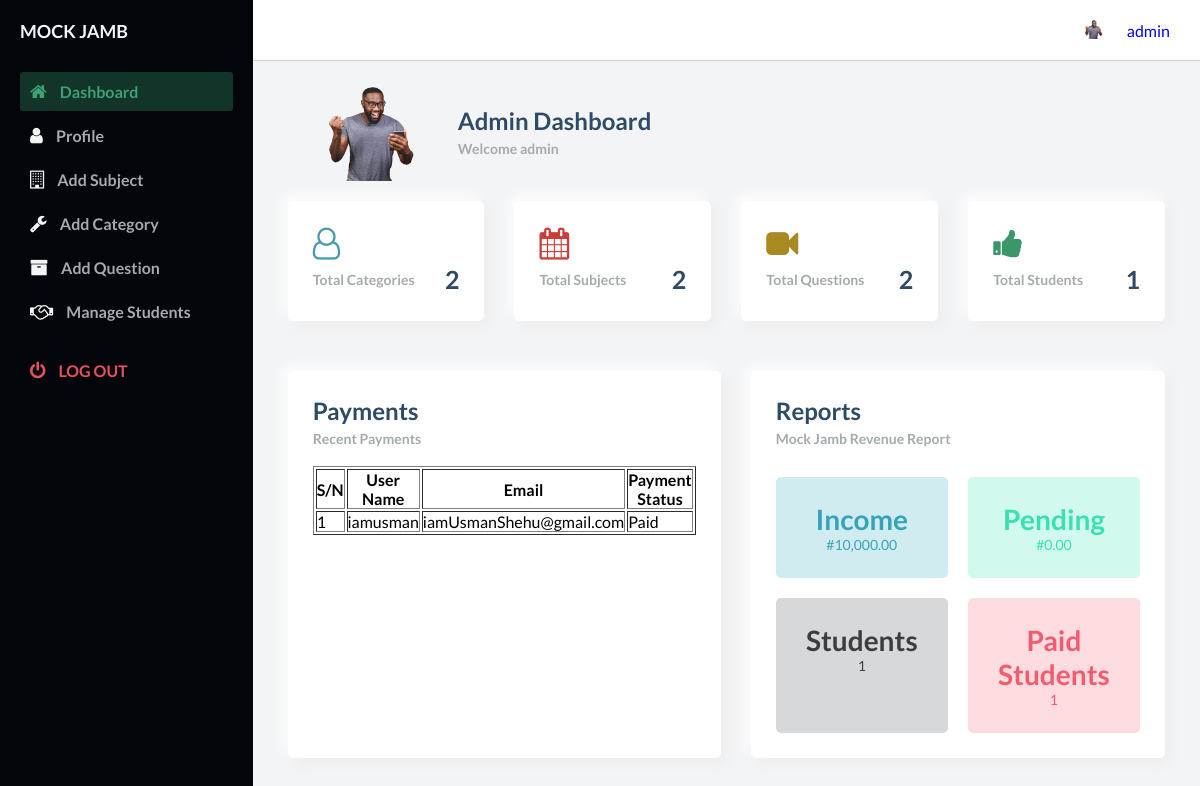
/admin_dashboard.php (signed in), run on the app's committed database.
### tables this page shows
CREATE TABLE `users` (
  `id` int(11) NOT NULL,
  `username` varchar(100) NOT NULL,
  `password` varchar(255) NOT NULL,
  `role` enum('Admin','Student') NOT NULL,
  `image` varchar(255) DEFAULT NULL,
  `email` varchar(100) NOT NULL,
  `payment_status` enum('Paid','Unpaid') DEFAULT 'Unpaid'
);

### admin_dashboard.php (the view, shortened to what this page needs)
<?php
$conn = new mysqli('localhost', 'root', '', 'mock_jamb_db');
  $total_categories_id = "SELECT COUNT(id) AS 'Total' FROM `categories`";
  $categories_id_stmt = $conn->prepare($total_categories_id);
  $categories_id_stmt->execute();
  $categories_id_result = $categories_id_stmt->get_result();
  if ($categories_id_result->num_rows > 0) {
      $total = $categories_id_result->fetch_assoc();
      $categories_id_total = $total['Total'];
  }
  $total_subjects_id = "SELECT COUNT(id) AS 'Total' FROM `subjects`";
  $subjects_id_stmt = $conn->prepare($total_subjects_id);
  $subjects_id_stmt->execute();
  $subjects_id_result = $subjects_id_stmt->get_result();
  if ($subjects_id_result->num_rows > 0) {
      $total = $subjects_id_result->fetch_assoc();
      $subjects_id_total = $total['Total'];
  }
  $total_questions_id = "SELECT COUNT(id) AS 'Total' FROM `questions`";
  $questions_id_stmt = $conn->prepare($total_questions_id);
  $questions_id_stmt->execute();
  $questions_id_result = $questions_id_stmt->get_result();
  if ($questions_id_result->num_rows > 0) {
      $total = $questions_id_result->fetch_assoc();
      $questions_id_total = $total['Total'];
  }
  $total_users_id = "SELECT COUNT(id) AS 'Total' FROM `users` WHERE role = 'Student'";
  $users_id_stmt = $conn->prepare($total_users_id);
  $users_id_stmt->execute();
  $users_id_result = $users_id_stmt->get_result();
  if ($users_id_result->num_rows > 0) {
      $total = $users_id_result->fetch_assoc();
      $users_id_total = $total['Total'];
  }
 $total_pay_id = "SELECT COUNT(id) AS 'Total' FROM `users` WHERE role = 'Student' AND payment_status = 'Paid'";
  $pay_id_stmt = $conn->prepare($total_pay_id);
  $pay_id_stmt->execute();
  $pay_id_result = $pay_id_stmt->get_result();
  if ($pay_id_result->num_rows > 0) {
      $total = $pay_id_result->fetch_assoc();
      $pay_id_total = $total['Total'];
  }
  $total_unpay_id = "SELECT COUNT(id) AS 'Total' FROM `users` WHERE role = 'Student' AND payment_status = 'Unpaid'";
  $unpay_id_stmt = $conn->prepare($total_unpay_id);
  $unpay_id_stmt->execute();
  $unpay_id_result = $unpay_id_stmt->get_result();
  if ($unpay_id_result->num_rows > 0) {
      $total = $unpay_id_result->fetch_assoc();
      $unpay_id_total = $total['Total'];
  }
$unpay_id_total = number_format($unpay_id_total, 2);
  $income = 10000 * $pay_id_total;
  $income = number_format($income, 2);
$students = $conn->query("SELECT * FROM users WHERE role = 'Student' AND payment_status = 'Paid'");
?>
<!DOCTYPE html>
<html lang="en">
  <head>
    <link
      rel="stylesheet"
      href="https://stackpath.bootstrapcdn.com/font-awesome/4.7.0/css/font-awesome.min.css"
    />
    <link rel="stylesheet" href="styles.css" />
  </head>
  <body id="body">
    <div class="container">
    <?php include 'navbar.php';?>
      <main>
        <div class="main__container">
          <div class="main__title">
            <img src="<?=$_SESSION['image']?>" alt="" />
            <div class="main__greeting">
              <h1>Admin Dashboard</h1>
              <p>Welcome <?=$_SESSION['username']?></p>
            </div>
          </div>
          <div class="main__cards">
            <div class="card">
              <i
                class="fa fa-user-o fa-2x text-lightblue"
                aria-hidden="true"
              ></i>
              <div class="card_inner">
                <p class="text-primary-p">Total Categories</p>
                <span class="font-bold text-title"><?=$categories_id_total?></span>
              </div>
            </div>
            <div class="card">
              <i class="fa fa-calendar fa-2x text-red" aria-hidden="true"></i>
              <div class="card_inner">
                <p class="text-primary-p">Total Subjects</p>
                <span class="font-bold text-title"><?=$subjects_id_total?></span>
              </div>
            </div>
            <div class="card">
              <i
                class="fa fa-video-camera fa-2x text-yellow"
                aria-hidden="true"
              ></i>
              <div class="card_inner">
                <p class="text-primary-p">Total Questions</p>
                <span class="font-bold text-title"><?=$questions_id_total?></span>
              </div>
            </div>
            <div class="card">
              <i
                class="fa fa-thumbs-up fa-2x text-green"
                aria-hidden="true"
              ></i>
              <div class="card_inner">
                <p class="text-primary-p">Total Students</p>
                <span class="font-bold text-title"><?=$users_id_total?></span>
              </div>
            </div>
          </div>
        <div class="charts">
            <div class="charts__left">
              <div class="charts__left__title">
                <div>
                  <h1>Payments</h1>
                  <p>Recent Payments</p><br>
                </div>
              </div>
              <?php
                    echo "<table border='1' style='width:100%;'>
                    <tr>
                        <th>S/N</th>
                        <th>User Name</th>
                        <th>Email</th>
                        <th>Payment Status</th>
                    </tr>";
                    $i = 1;
                    while ($row = $students->fetch_assoc()) {
                        echo "<tr>
                            <td>" . $i++ . "</td>
                            <td>" . $row['username'] . "</td>
                            <td>" . $row['email'] . "</td>
                            <td>" . ($row['payment_status'] ? 'Paid' : 'Pending') . "</td>
                        </tr>";
                    }
                    echo "</table>";
                ?>
            </div>
            <div class="charts__right">
              <div class="charts__right__title">
                 <div>
                  <h1>Reports</h1>
                  <p>Mock Jamb Revenue Report</p>
                </div>
              </div>
              <div class="charts__right__cards">
                <div class="card1">
                  <h1>Income</h1>
                  <p>#<?=$income?></p>
                </div>
                <div class="card2">
                  <h1>Pending</h1>
                  <p>#<?=$unpay_id_total?></p>
                </div>
                <div class="card3">
                  <h1>Students</h1>
                  <p><?=$users_id_total?></p>
                </div>
                <div class="card4">
                  <h1>Paid Students</h1>
                  <p><?=$pay_id_total?></p>
                </div>
              </div>
            </div>
          </div>
        </div>
      </main>
   <?php include 'sidebar.php';?>
  </body>
</html>

### navbar.php (shortened to what this page needs)
<nav class="navbar">
    <div class="navbar__right">
      <a href="#">
        <img width="30" src="<?=$_SESSION['image']?>" alt="" />
      <a href="#">
       <?=$_SESSION['username']?>
      </a>
      </a>
    </div>
</nav>

### sidebar.php (shortened to what this page needs)
<div id="sidebar">
       <div class="sidebar__title">
         <div class="sidebar__img">
           <h1>MOCK JAMB</h1>
         </div>
       </div>
       <div class="sidebar__menu">
         <div class="sidebar__link active_menu_link">
           <i class="fa fa-home"></i>
           <a href="admin_dashboard.php">Dashboard</a>
         </div>
         <div class="sidebar__link">
           <i class="fa fa-user" aria-hidden="true"></i>
           <a href="#">Profile</a>
         </div>
         <div class="sidebar__link">
           <i class="fa fa-building-o"></i>
           <a href="add_subject.php">Add Subject</a>
         </div>
         <div class="sidebar__link">
           <i class="fa fa-wrench"></i>
           <a href="add_category.php">Add Category</a>
         </div>
         <div class="sidebar__link">
           <i class="fa fa-archive"></i>
           <a href="add_question.php">Add Question</a>
         </div>
         <div class="sidebar__link">
           <i class="fa fa-handshake-o"></i>
           <a href="manage_students.php">Manage Students</a>
         </div>
         <div class="sidebar__logout">
           <i class="fa fa-power-off"></i>
           <a href="logout.php">Log out</a>
         </div>
       </div>
     </div>
   </div>

### styles.css (style rules this page uses)
* { margin: 0; padding: 0; }
body { box-sizing: border-box; font-family: "Lato", sans-serif; }
.text-primary-p { color: #a5aaad; font-size: 14px; font-weight: 700; }
.font-bold { font-weight: 700; }
.text-title { color: #2e4a66; }
.text-lightblue { color: #469cac; }
.text-red { color: #cc3d38; }
.text-yellow { color: #a98921; }
.text-green { color: #3b9668; }
.container { display: grid; height: 100vh; grid-template-columns: 0.8fr 1fr 1fr 1fr; grid-template-rows: 0.2fr 3fr; grid-template-areas: "sidebar nav nav nav" "sidebar main main main"; }
.navbar { background: #ffffff; grid-area: nav; height: 60px; display: flex; align-items: center; justify-content: space-between; padding: 0 30px 0 30px; border-bottom: 1px solid lightgray; }
.navbar__right { display: flex; justify-content: center; align-items: center; }
.navbar__right > a { margin-left: 20px; text-decoration: none; }
main { background: #f3f4f6; grid-area: main; overflow-y: auto; }
.main__container { padding: 20px 35px; }
.main__title { display: flex; align-items: center; }
.main__title > img { max-height: 100px; object-fit: contain; margin-right: 20px; }
.main__greeting > h1 { font-size: 24px; color: #2e4a66; margin-bottom: 5px; }
.main__greeting > p { font-size: 14px; font-weight: 700; color: #a5aaad; }
.main__cards { display: grid; grid-template-columns: 1fr 1fr 1fr 1fr; gap: 30px; margin: 20px 0; }
.card { display: flex; flex-direction: column; justify-content: space-around; height: 70px; padding: 25px; border-radius: 5px; background: #ffffff; box-shadow: 5px 5px 13px #ededed, -5px -5px 13px #ffffff; }
.card_inner { display: flex; align-items: center; justify-content: space-between; }
.card_inner > span { font-size: 25px; }
.charts { display: grid; grid-template-columns: 1fr 1fr; gap: 30px; margin-top: 50px; }
.charts__left { padding: 25px; border-radius: 5px; background: #ffffff; box-shadow: 5px 5px 13px #ededed, -5px -5px 13px #ffffff; }
.charts__left__title { display: flex; align-items: center; justify-content: space-between; }
.charts__left__title > div > h1 { font-size: 24px; color: #2e4a66; margin-bottom: 5px; }
.charts__left__title > div > p { font-size: 14px; font-weight: 700; color: #a5aaad; }
.charts__right { padding: 25px; border-radius: 5px; background: #ffffff; box-shadow: 5px 5px 13px #ededed, -5px -5px 13px #ffffff; }
.charts__right__title { display: flex; align-items: center; justify-content: space-between; }
.charts__right__title > div > h1 { font-size: 24px; color: #2e4a66; margin-bottom: 5px; }
.charts__right__title > div > p { font-size: 14px; font-weight: 700; color: #a5aaad; }
.charts__right__cards { display: grid; grid-template-columns: 1fr 1fr; gap: 20px; margin-top: 30px; }
.card1 { background: #d1ecf1; color: #35a4ba; text-align: center; padding: 25px; border-radius: 5px; font-size: 14px; }
.card2 { background: #d2f9ee; color: #38e1b0; text-align: center; padding: 25px; border-radius: 5px; font-size: 14px; }
.card3 { background: #d6d8d9; color: #3a3e41; text-align: center; padding: 25px; border-radius: 5px; font-size: 14px; }
.card4 { background: #fddcdf; color: #f65a6f; text-align: center; padding: 25px; border-radius: 5px; font-size: 14px; }
#sidebar { background: #020509; grid-area: sidebar; overflow-y: auto; padding: 20px; -webkit-transition: all 0.5s; transition: all 0.5s; }
.sidebar__title { display: flex; justify-content: space-between; align-items: center; color: #f3f4f6; margin-bottom: 30px; }
.sidebar__img { display: flex; align-items: center; }
.sidebar__title > div > h1 { font-size: 18px; display: inline; }
.sidebar__link { color: #f3f4f6; padding: 10px; border-radius: 3px; margin-bottom: 5px; }
.active_menu_link { background: rgba(62, 161, 117, 0.3); color: #3ea175; }
.active_menu_link a { color: #3ea175 !important; }
.sidebar__link > a { text-decoration: none; color: #a5aaad; font-weight: 700; }
.sidebar__link > i { margin-right: 10px; font-size: 18px; }
.sidebar__logout { margin-top: 20px; padding: 10px; color: #e65061; }
.sidebar__logout > a { text-decoration: none; color: #e65061; font-weight: 700; text-transform: uppercase; }
.sidebar__logout > i { margin-right: 10px; font-size: 18px; }

### data on the page
users: username "iamusman", email "iamUsmanShehu@gmail.com", payment_status "Paid"

### other printed values
$_SESSION['username'] "admin"
$categories_id_total "2"
$subjects_id_total "2"
$questions_id_total "2"
$users_id_total "1"
$income "10,000.00"
$unpay_id_total "0.00"
$pay_id_total "1"
